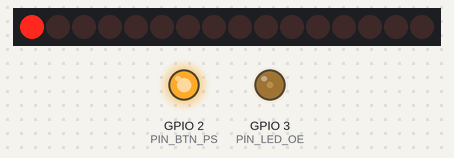
The program below on a simulated Seeed XIAO ESP32-S3. Parts: 16 shift-register outputs drawn as a row of LEDs (first output left, lit = HIGH), output pins drawn as LEDs (lit = HIGH). Wiring (inferred from the names in the program): 2 × shift register (74HC595): latch GPIO 1. Wiring (inferred from the signals the program sends): row of LEDs: on Q0, Q1, Q2, Q3, Q4, Q5, Q6, Q7, Q8, Q9, Q10, Q11, Q12, Q13, Q14, Q15. Pins used as bus, display or sensor lines are not drawn; what the program prints to the serial monitor is not drawn.

Above: at 0.15 s.
At 0.75 s:
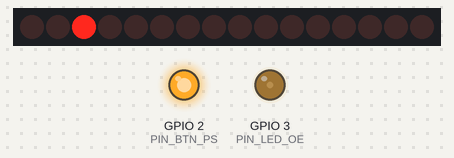
At 1.35 s:
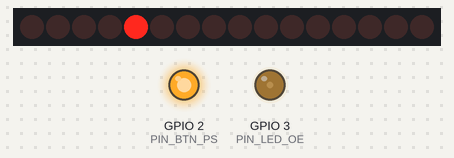
At 2.85 s:
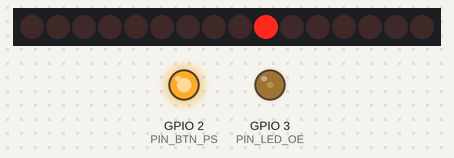
At 4.65 s:
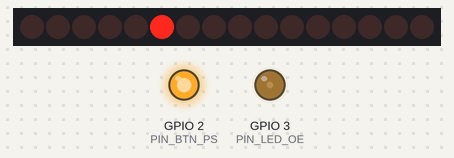
At 6.46 s:
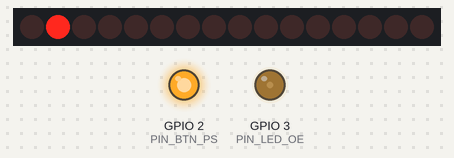
Timing chart, 0 to 6.9 s (numbered marks = the images above):
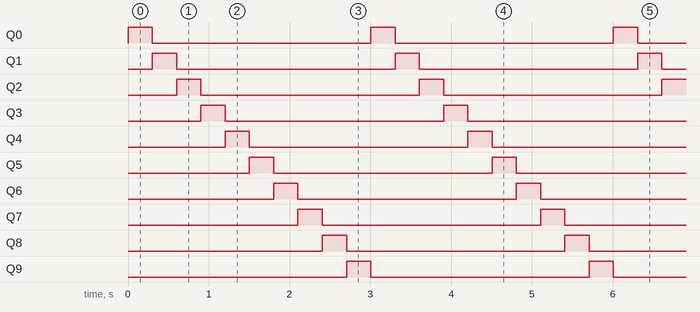

Measured:
- by itself, Q0–9: alternates HIGH for 0.30 s and LOW for 2.7 s
- by itself, everything shown: repeats every 3.0 s, in 10 steps

The program:

main.cpp
```cpp
#include "config.h"
#include <SPI.h>

// =============================================================================
// LED-TEST FIRMWARE: Lauflicht über 74HC595-Kette
// =============================================================================

static const SPISettings spiSettings(SPI_HZ, MSBFIRST, SPI_MODE0);

// LED-Zustand als Bitfeld: Jedes Bit entspricht einer LED (ID 1 = Bit 0)
static uint8_t ledState[LED_BYTES] = {0};
static uint8_t currentLED = 1;

// =============================================================================
// Bit-Adressierung
// =============================================================================
// LED-IDs sind 1-basiert (menschenfreundlich), intern 0-basiert verarbeitet.
// ID 1-8 → Byte 0, ID 9-16 → Byte 1, usw.

static inline uint8_t byteIndex(uint8_t id) { return (id - 1) / 8; }
static inline uint8_t bitPosition(uint8_t id) { return (id - 1) % 8; }

// =============================================================================
// LED-Steuerung
// =============================================================================

static void clearAllLEDs() { memset(ledState, 0, LED_BYTES); }

static void setLED(uint8_t id, bool on) {
    if (id < 1 || id > LED_COUNT)
        return;

    const uint8_t byte = byteIndex(id);
    const uint8_t bit = bitPosition(id);

    if (on) {
        ledState[byte] |= (1u << bit);
    } else {
        ledState[byte] &= ~(1u << bit);
    }
}

// =============================================================================
// Hardware-Ausgabe
// =============================================================================

static void latchOutputs() {
    // Steigende Flanke an RCK übernimmt Schieberegister → Ausgangsregister.
    // Alle 74HC595 in der Kette latchen synchron.
    digitalWrite(PIN_LED_RCK, HIGH);
    delayMicroseconds(1); // t_su(RCK) = 20ns laut Datenblatt, Sicherheitsmarge
    digitalWrite(PIN_LED_RCK, LOW);
}

static void transferToShiftRegisters() {
    // Ghost-LEDs ausblenden: Bits 2-7 im letzten Byte auf 0 setzen,
    // sonst leuchten nicht vorhandene LEDs bei fehlerhafter Hardware.
    ledState[LED_BYTES - 1] &= LED_LAST_MASK;

    SPI.beginTransaction(spiSettings);

    // Rückwärts senden: Byte[1] zuerst, dann Byte[0].
    // Grund: Daten "rutschen durch" die Daisy-Chain.
    // Das zuerst gesendete Byte landet im letzten IC (IC1 = LED 9-16),
    // das zuletzt gesendete im ersten IC (IC0 = LED 1-8).
    for (int i = LED_BYTES - 1; i >= 0; --i) {
        SPI.transfer(ledState[i]);
    }

    SPI.endTransaction();
    latchOutputs();
}

static void setBrightness(uint8_t percent) {
    if (!USE_OE_PWM)
        return;

    // OE ist active-low: Duty invertieren.
    // percent=100 → duty=0 → OE dauerhaft LOW → volle Helligkeit
    // percent=0   → duty=255 → OE dauerhaft HIGH → aus
    const uint32_t maxDuty = (1u << LEDC_RESOLUTION) - 1;
    const uint32_t duty = maxDuty - (percent * maxDuty / 100);
    ledcWrite(LEDC_CHANNEL, duty);
}

// =============================================================================
// CD4021B-Vorbereitung
// =============================================================================

static void prepareButtonInputs() {
    // CD4021B teilt sich SCLK mit 74HC595.
    // Problem: Jeder LED-Takt schiebt auch das Button-Register weiter.
    // Lösung: PS (Parallel/Serial) auf HIGH halten = Serial-Mode.
    // Im Serial-Mode ignoriert CD4021B den Takt für Parallel-Load,
    // die Taster-Zustände bleiben stabil bis wir sie explizit einlesen.
    pinMode(PIN_BTN_PS, OUTPUT);
    digitalWrite(PIN_BTN_PS, HIGH);

    // MISO-Pin vorbereiten (wird erst beim Taster-Einlesen genutzt)
    pinMode(PIN_BTN_MISO, INPUT_PULLUP);
}

// =============================================================================
// Debug-Ausgabe
// =============================================================================

static void printState() {
    for (size_t ic = 0; ic < LED_BYTES; ++ic) {
        Serial.printf("IC%d: ", ic);

        // Binärdarstellung (MSB links)
        for (int8_t bit = 7; bit >= 0; --bit) {
            Serial.print((ledState[ic] >> bit) & 1);
        }

        Serial.printf(" (0x%02X)", ledState[ic]);
        if (ic + 1 < LED_BYTES)
            Serial.print(" | ");
    }
    Serial.printf(" → LED %d aktiv\n", currentLED);
}

// =============================================================================
// Arduino-Hauptprogramm
// =============================================================================

void setup() {
    Serial.begin(115200);
    while (!Serial && millis() < 1500) { /* Warten auf USB-Serial */
    }

    // Latch-Pin initialisieren (LOW = bereit für nächsten Transfer)
    pinMode(PIN_LED_RCK, OUTPUT);
    digitalWrite(PIN_LED_RCK, LOW);

    // Hardware-SPI: SCK, MISO, MOSI, SS (-1 = kein Hardware-SS)
    SPI.begin(PIN_SCK, PIN_BTN_MISO, PIN_LED_MOSI, -1);

    // PWM für Helligkeitsregelung
    if (USE_OE_PWM) {
        ledcSetup(LEDC_CHANNEL, PWM_FREQ, LEDC_RESOLUTION);
        ledcAttachPin(PIN_LED_OE, LEDC_CHANNEL);
        setBrightness(PWM_DUTY);
    }

    prepareButtonInputs();

    // Definierter Ausgangszustand: Alle LEDs aus
    clearAllLEDs();
    transferToShiftRegisters();

    Serial.println("=== LED-Test gestartet ===");
}

void loop() {
    // Lauflicht: Eine LED nach der anderen
    clearAllLEDs();
    setLED(currentLED, true);
    transferToShiftRegisters();
    printState();

    // Nächste LED (zyklisch 1 → 10 → 1 → ...)
    currentLED = (currentLED >= LED_COUNT) ? 1 : currentLED + 1;
    delay(CHASE_DELAY_MS);
}
```

config.h
```cpp
#pragma once
#include <Arduino.h>

// =============================================================================
// HARDWARE-KONFIGURATION: 10-Button Selection Panel (Prototyp)
// =============================================================================
//
// Aufbau: XIAO ESP32-S3 → 2× 74HC595 (LEDs) + 2× CD4021B (Taster, vorbereitet)
//         Accent Unit: 10 LEDs, skalierbar auf 100 (13× 74HC595)
//
// =============================================================================

// -----------------------------------------------------------------------------
// LED-Konfiguration
// -----------------------------------------------------------------------------
constexpr size_t LED_COUNT = 10;
constexpr size_t LED_BYTES =
    (LED_COUNT + 7) / 8; // Aufrunden: 10 LEDs → 2 Bytes
constexpr uint32_t CHASE_DELAY_MS = 300;

// Unbenutzte Bits im letzten Byte ausblenden:
// Bei 10 LEDs nutzen wir nur Bit 0-1 im zweiten Byte (Bits 2-7 = Ghost-LEDs)
constexpr uint8_t LED_LAST_MASK =
    (LED_COUNT % 8 == 0) ? 0xFF
                         : static_cast<uint8_t>((1u << (LED_COUNT % 8)) - 1u);

// -----------------------------------------------------------------------------
// Pin-Zuordnung (XIAO ESP32-S3)
// -----------------------------------------------------------------------------
// SPI-Bus (Hardware-SPI für stabiles Timing bei hohen Taktraten)
constexpr int PIN_SCK = D8;       // Gemeinsamer Takt für alle Schieberegister
constexpr int PIN_LED_MOSI = D10; // Daten zu 74HC595
constexpr int PIN_LED_RCK = D0;   // Latch: Übernimmt Schieberegister → Ausgänge

// Steuerung
constexpr int PIN_LED_OE = D2;   // Output Enable (active-low, PWM für Dimmen)
constexpr int PIN_BTN_PS = D1;   // CD4021B Parallel/Serial (HIGH = Shift-Mode)
constexpr int PIN_BTN_MISO = D9; // Daten von CD4021B (für spätere Nutzung)

// -----------------------------------------------------------------------------
// SPI-Einstellungen
// -----------------------------------------------------------------------------
// 1 MHz: Konservativer Wert für Breadboard-Aufbau mit Kabelkapazitäten.
// Produktiv auf PCB bis 10 MHz möglich.
constexpr uint32_t SPI_HZ = 1000000UL;

// -----------------------------------------------------------------------------
// PWM für Helligkeitsregelung (OE-Pin)
// -----------------------------------------------------------------------------
// OE ist active-low: 0% Duty → volle Helligkeit, 100% Duty → aus.
// Wir invertieren im Code, sodass PWM_DUTY = 80 auch 80% Helligkeit bedeutet.
constexpr bool USE_OE_PWM = true;
constexpr uint8_t PWM_DUTY = 80;    // Helligkeit in Prozent (0-100)
constexpr uint32_t PWM_FREQ = 1000; // 1 kHz: flimmerfrei, unhörbar
constexpr uint8_t LEDC_CHANNEL = 0;
constexpr uint8_t LEDC_RESOLUTION = 8; // 256 Stufen
```
